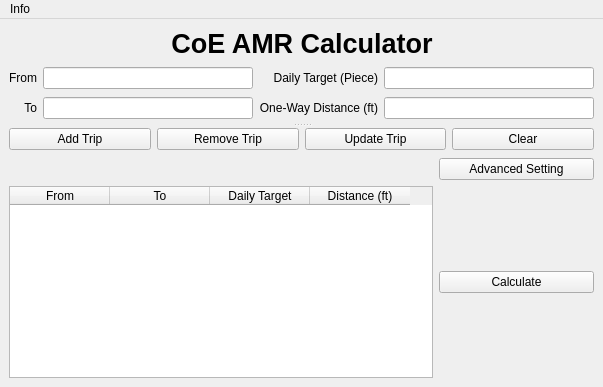
<?xml version="1.0" encoding="UTF-8"?>
<ui version="4.0">
 <class>MainWindow</class>
 <widget class="QMainWindow" name="MainWindow">
  <property name="geometry">
   <rect>
    <x>0</x>
    <y>0</y>
    <width>603</width>
    <height>387</height>
   </rect>
  </property>
  <property name="windowTitle">
   <string>MainWindow</string>
  </property>
  <widget class="QWidget" name="centralwidget">
   <layout class="QGridLayout" name="gridLayout_2">
    <item row="2" column="0" colspan="3">
     <widget class="QSplitter" name="splitter">
      <property name="orientation">
       <enum>Qt::Vertical</enum>
      </property>
      <widget class="QWidget" name="gridLayoutWidget">
       <layout class="QGridLayout" name="gridLayout">
        <item row="1" column="1">
         <widget class="QLineEdit" name="lineEdit_from"/>
        </item>
        <item row="1" column="0">
         <widget class="QLabel" name="label_from">
          <property name="text">
           <string>From</string>
          </property>
          <property name="alignment">
           <set>Qt::AlignRight|Qt::AlignTrailing|Qt::AlignVCenter</set>
          </property>
         </widget>
        </item>
        <item row="2" column="1">
         <widget class="QLineEdit" name="lineEdit_to"/>
        </item>
        <item row="1" column="3">
         <widget class="QLineEdit" name="lineEdit_dailytarget"/>
        </item>
        <item row="1" column="2">
         <widget class="QLabel" name="label_dailytarget">
          <property name="text">
           <string>Daily Target (Piece)</string>
          </property>
          <property name="alignment">
           <set>Qt::AlignRight|Qt::AlignTrailing|Qt::AlignVCenter</set>
          </property>
         </widget>
        </item>
        <item row="2" column="3">
         <widget class="QLineEdit" name="lineEdit_distance"/>
        </item>
        <item row="2" column="0">
         <widget class="QLabel" name="label_to">
          <property name="text">
           <string>To</string>
          </property>
          <property name="alignment">
           <set>Qt::AlignRight|Qt::AlignTrailing|Qt::AlignVCenter</set>
          </property>
         </widget>
        </item>
        <item row="2" column="2">
         <widget class="QLabel" name="label_distance">
          <property name="text">
           <string>One-Way Distance (ft)</string>
          </property>
          <property name="alignment">
           <set>Qt::AlignRight|Qt::AlignTrailing|Qt::AlignVCenter</set>
          </property>
         </widget>
        </item>
       </layout>
      </widget>
      <widget class="QWidget" name="horizontalLayoutWidget">
       <layout class="QHBoxLayout" name="horizontalLayout">
        <item>
         <widget class="QPushButton" name="pushButton_addtrip">
          <property name="text">
           <string>Add Trip</string>
          </property>
         </widget>
        </item>
        <item>
         <widget class="QPushButton" name="pushButton_removetrip">
          <property name="text">
           <string>Remove Trip</string>
          </property>
         </widget>
        </item>
        <item>
         <widget class="QPushButton" name="pushButton_updatetrip">
          <property name="text">
           <string>Update Trip</string>
          </property>
         </widget>
        </item>
        <item>
         <widget class="QPushButton" name="pushButton_clear">
          <property name="text">
           <string>Clear</string>
          </property>
         </widget>
        </item>
       </layout>
      </widget>
     </widget>
    </item>
    <item row="4" column="0" colspan="2">
     <spacer name="horizontalSpacer">
      <property name="orientation">
       <enum>Qt::Horizontal</enum>
      </property>
      <property name="sizeHint" stdset="0">
       <size>
        <width>40</width>
        <height>20</height>
       </size>
      </property>
     </spacer>
    </item>
    <item row="6" column="2">
     <widget class="QPushButton" name="pushButton_calculate">
      <property name="text">
       <string>Calculate</string>
      </property>
     </widget>
    </item>
    <item row="0" column="2">
     <spacer name="horizontalSpacer_3">
      <property name="orientation">
       <enum>Qt::Horizontal</enum>
      </property>
      <property name="sizeHint" stdset="0">
       <size>
        <width>40</width>
        <height>20</height>
       </size>
      </property>
     </spacer>
    </item>
    <item row="0" column="0">
     <spacer name="horizontalSpacer_2">
      <property name="orientation">
       <enum>Qt::Horizontal</enum>
      </property>
      <property name="sizeHint" stdset="0">
       <size>
        <width>30</width>
        <height>20</height>
       </size>
      </property>
     </spacer>
    </item>
    <item row="4" column="2">
     <widget class="QPushButton" name="pushButton_advancedsetting">
      <property name="text">
       <string>Advanced Setting</string>
      </property>
     </widget>
    </item>
    <item row="0" column="1">
     <widget class="QLabel" name="label_title">
      <property name="sizePolicy">
       <sizepolicy hsizetype="Preferred" vsizetype="Preferred">
        <horstretch>0</horstretch>
        <verstretch>0</verstretch>
       </sizepolicy>
      </property>
      <property name="font">
       <font>
        <pointsize>20</pointsize>
        <weight>75</weight>
        <bold>true</bold>
        <underline>false</underline>
        <strikeout>false</strikeout>
       </font>
      </property>
      <property name="text">
       <string>CoE AMR Calculator</string>
      </property>
      <property name="textFormat">
       <enum>Qt::AutoText</enum>
      </property>
      <property name="alignment">
       <set>Qt::AlignCenter</set>
      </property>
     </widget>
    </item>
    <item row="6" column="0" colspan="2">
     <widget class="QTableWidget" name="tableWidget_database">
      <column>
       <property name="text">
        <string>From</string>
       </property>
      </column>
      <column>
       <property name="text">
        <string>To</string>
       </property>
      </column>
      <column>
       <property name="text">
        <string>Daily Target</string>
       </property>
      </column>
      <column>
       <property name="text">
        <string>Distance (ft)</string>
       </property>
      </column>
     </widget>
    </item>
   </layout>
  </widget>
  <widget class="QMenuBar" name="menuBar">
   <property name="geometry">
    <rect>
     <x>0</x>
     <y>0</y>
     <width>603</width>
     <height>22</height>
    </rect>
   </property>
   <widget class="QMenu" name="menuInfo">
    <property name="title">
     <string>Info</string>
    </property>
    <addaction name="menu_about"/>
   </widget>
   <addaction name="menuInfo"/>
  </widget>
  <action name="actionAbout">
   <property name="text">
    <string>About</string>
   </property>
  </action>
  <action name="menu_about">
   <property name="text">
    <string>About</string>
   </property>
   <property name="whatsThis">
    <string>Show credit window</string>
   </property>
  </action>
 </widget>
 <resources/>
 <connections/>
</ui>
